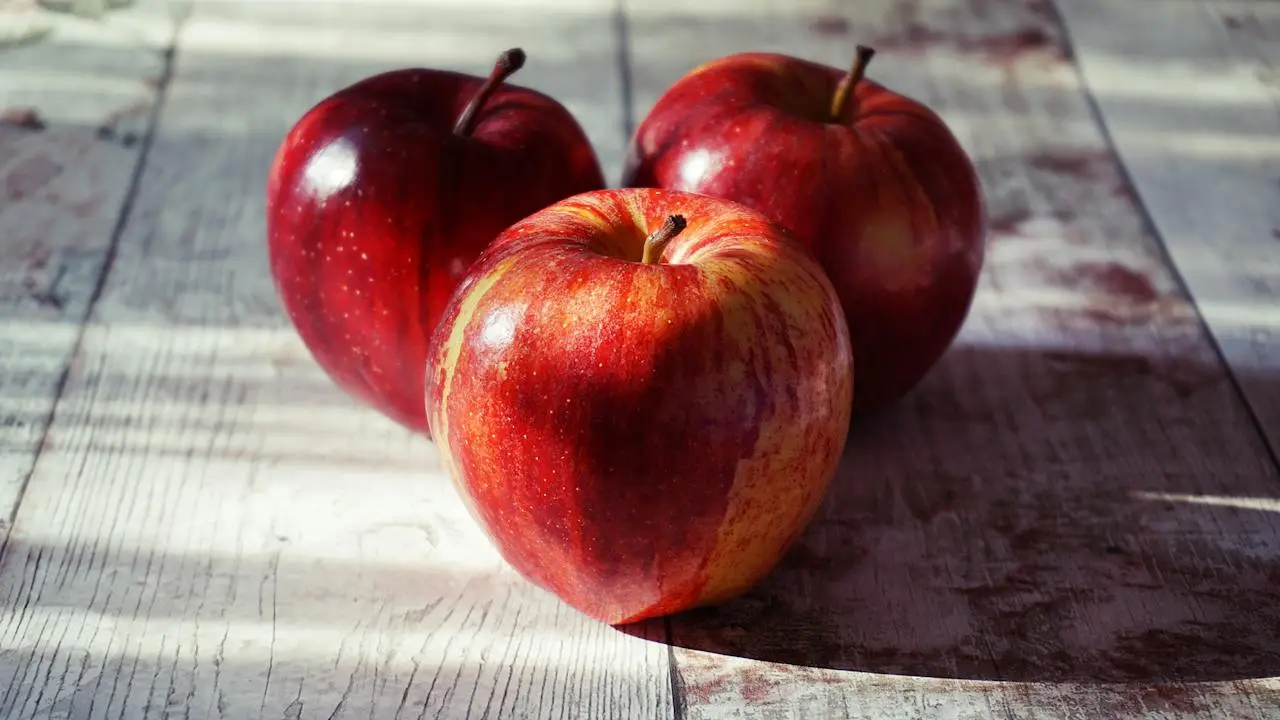
#> input picture codigo_profesor/manzanas.webp, 1280 x 720 px
$ python opencv_mascaras_color.py
#> lines starting #> are read from the running program, lines starting #| are printed output that depends on the picture; after the words box and inside, x2 and y2 are one past the last pixel; in counts of white or black regions, pixels touching at a corner belong together
import cv2
import numpy as np

# Cargar imagen original
imagen_original = cv2.imread("manzanas.webp")
#> imagen_original is the input picture: shape (720, 1280, 3); mean B, G, R 106, 108.9, 138

if imagen_original is None:
    raise FileNotFoundError("No se encontró manzanas.webp")

# Obtener dimensiones originales
alto, ancho, _ = imagen_original.shape
#> alto = 720; ancho = 1280

# Calcular la nueva altura manteniendo la proporción
relacion_aspecto = alto / ancho
#> relacion_aspecto = 0.562
ancho_nuevo = 800
alto_nuevo = int(relacion_aspecto * ancho_nuevo)
#> alto_nuevo = 450

# Redimensionar la imagen original
imagen_redimensionada = cv2.resize(
    imagen_original,
    (ancho_nuevo, alto_nuevo),
)

imagen_hsv = cv2.cvtColor(imagen_redimensionada, cv2.COLOR_BGR2HSV)
#> imagen_hsv: shape (450, 800, 3); mean H, S, V 84.4, 85.5, 140.2

limite_inferior = np.array([171, 73, 51])
limite_superior = np.array([180, 255, 255])

limite_inferior_2 = np.array([0, 0, 0])
limite_superior_2 = np.array([13, 255, 255])

mascara_1 = cv2.inRange(imagen_hsv, limite_inferior, limite_superior)
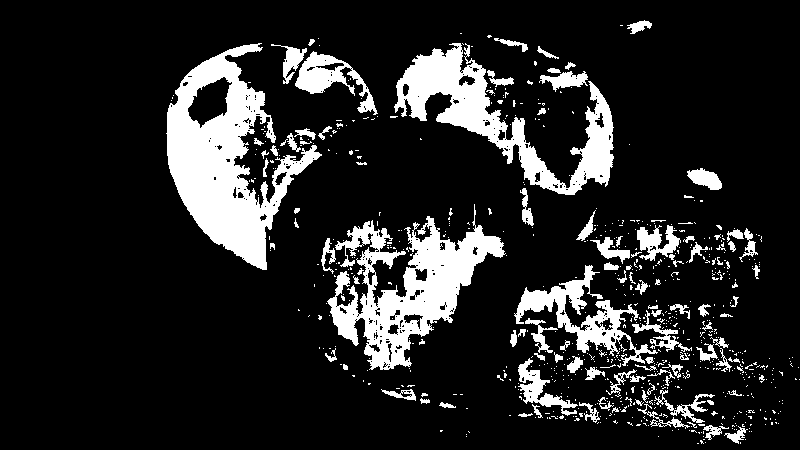
#> mascara_1: shape (450, 800); 14.9% white; 732 white regions (628 under 20 px), largest, box (x1, y1, x2, y2) and area: (166, 43, 322, 270) 14461, (327, 204, 506, 370) 11152, (394, 43, 614, 195) 9566
mascara_2 = cv2.inRange(imagen_hsv, limite_inferior_2, limite_superior_2)
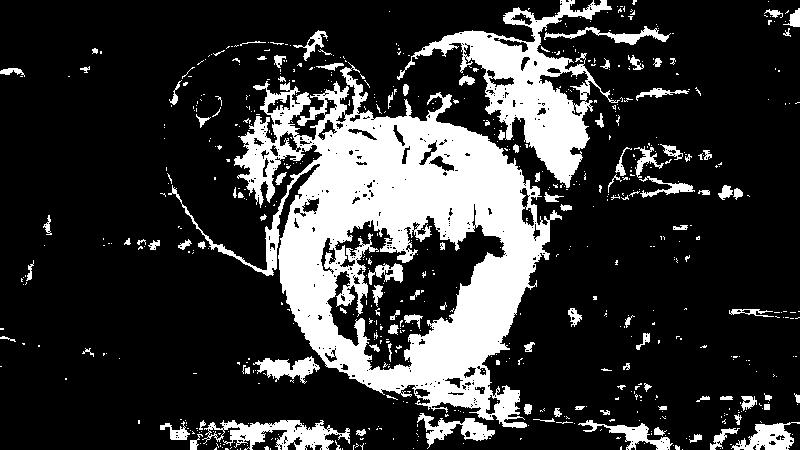
#> mascara_2: shape (450, 800); 21.7% white; 666 white regions (561 under 20 px), largest, box (x1, y1, x2, y2) and area: (168, 62, 562, 428) 51051, (397, 0, 620, 188) 11205, (202, 420, 350, 450) 2179

mascara_combinada = cv2.bitwise_or(mascara_1, mascara_2)
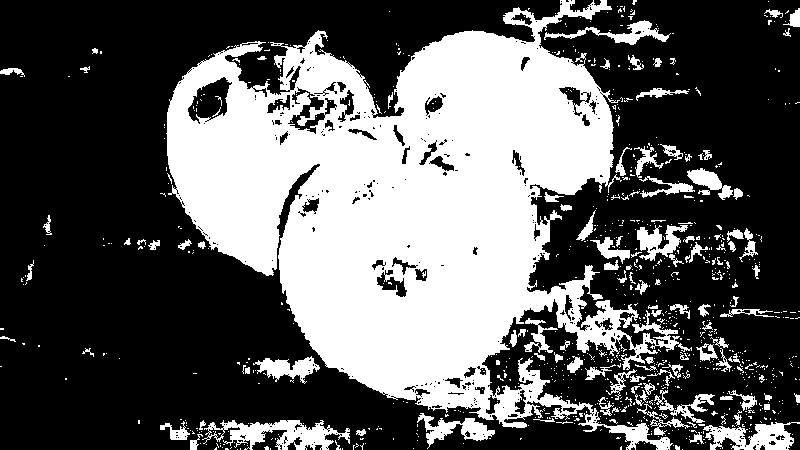
#> mascara_combinada: shape (450, 800); 36.6% white; 863 white regions (751 under 20 px), largest, box (x1, y1, x2, y2) and area: (166, 0, 692, 450) 112478, (202, 420, 350, 450) 2179, (703, 422, 800, 450) 1537

imagen_filtrada = cv2.bitwise_and(
    imagen_redimensionada,
    imagen_redimensionada,
    mask=mascara_combinada
)
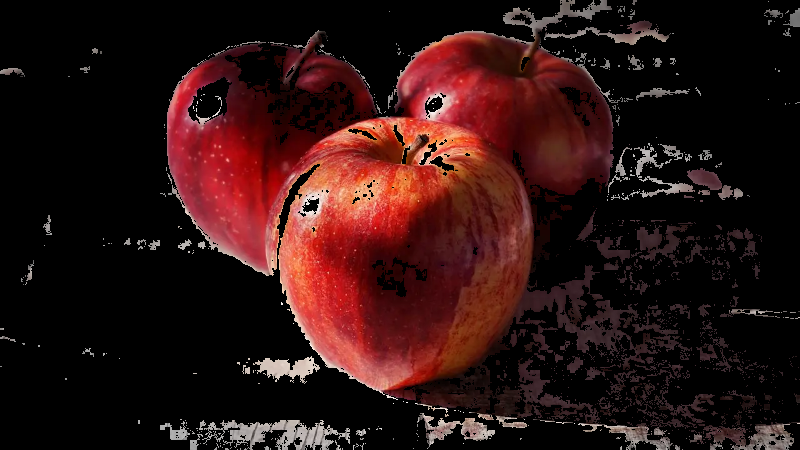
#> imagen_filtrada: shape (450, 800, 3); mean B, G, R 17.6, 18.8, 45.5

# Crear un fondo verde
resultado_verde = np.full_like(imagen_redimensionada, (80, 170, 120))
print(f"codigo fondo: {resultado_verde[0,0]}")
#| codigo fondo: [ 80 170 120]

resultado_verde[mascara_combinada > 0] = imagen_redimensionada[mascara_combinada > 0]
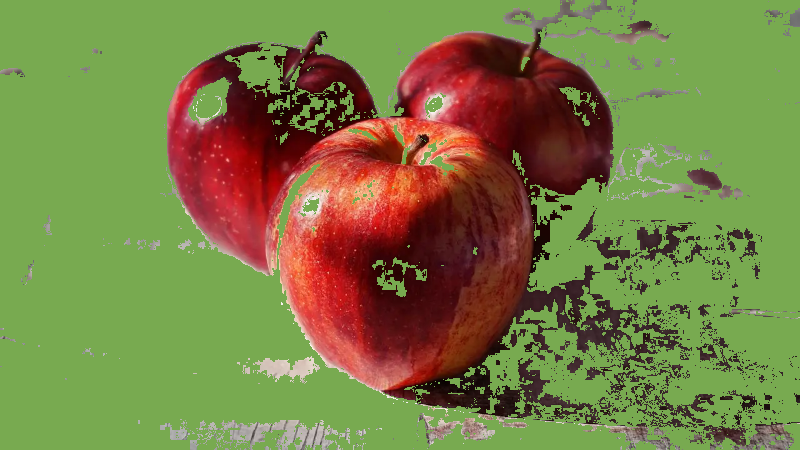
#> resultado_verde: shape (450, 800, 3); mean B, G, R 68.3, 126.6, 121.6

cv2.imshow("Resultado Verde", resultado_verde)
cv2.imshow("Imagen Filtrada", imagen_filtrada)
cv2.imshow("Mascara", mascara_1)
cv2.imshow("Imagen HSV", imagen_hsv)
cv2.imshow("Imagen Redimensionada", imagen_redimensionada)

cv2.waitKey(0)
cv2.destroyAllWindows()
